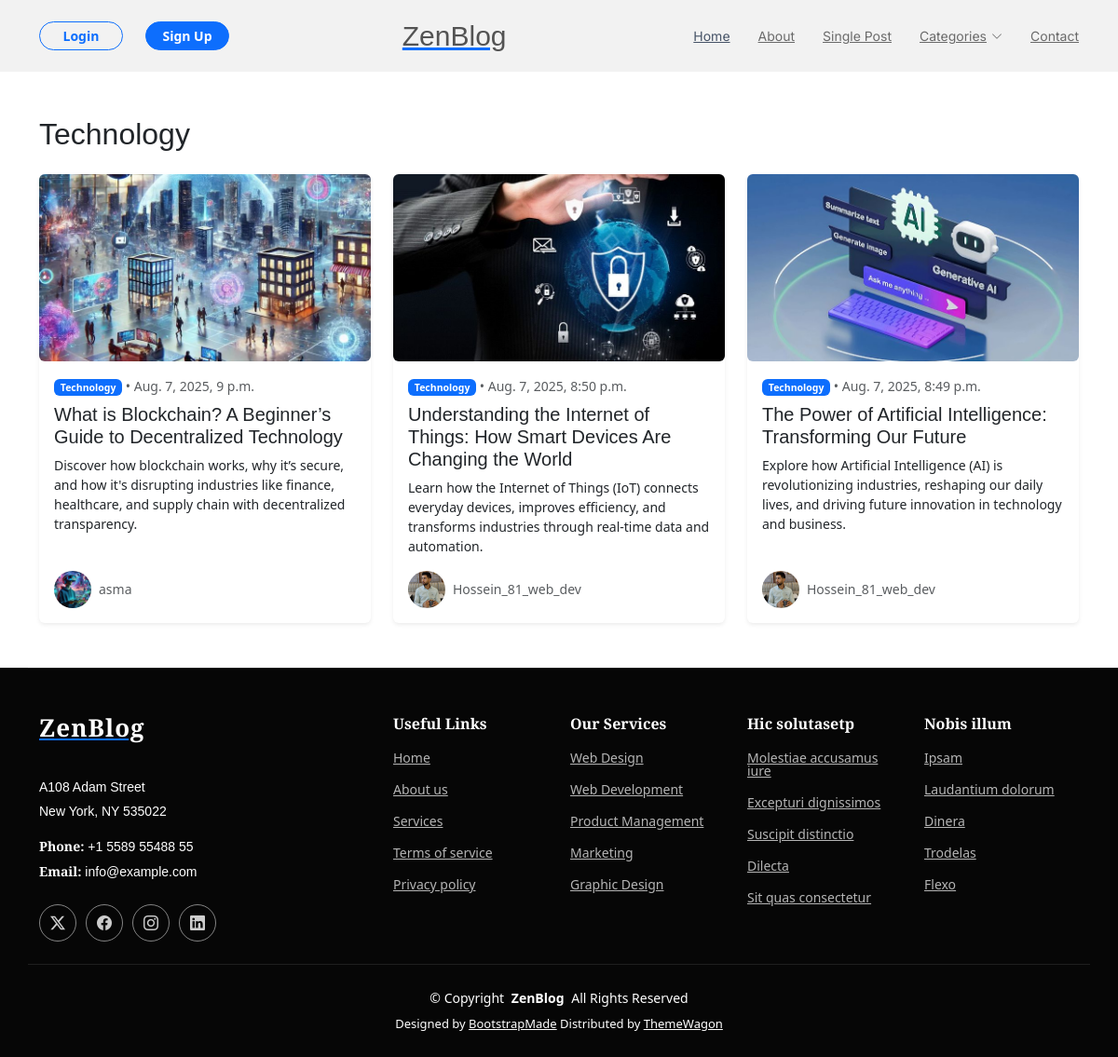
Page /blog/posts-list/category/Technology on the committed database.
### blog/models.py (models this page shows, shortened)
class Post(models.Model):
    CATEGORY_CHOICES = (
        ("Culture", "Culture"),
        ("Business", "Business"),
        ("Lifestyle", "Lifestyle"),
        ("Technology", "Technology"),
    )
    class Status(models.TextChoices):
        DRAFT = "DF", "Draft"
        PUBLISHED = "PB", "Published"
        REJECTED = "RJ", "Rejected"
    title=models.CharField(max_length=250)
    meta_description=models.TextField()
    content = models.TextField(default="no description")
    slug=models.CharField(max_length=250)
    id=models.AutoField(primary_key=True)
    category=models.CharField(choices= CATEGORY_CHOICES,default="cul")
    status=models.CharField(choices=Status,default="DF",max_length=2)
    author=models.ForeignKey( settings.AUTH_USER_MODEL,on_delete=models.CASCADE,related_name="posts")
    publish = models.DateTimeField(default=timezone.now)
    create = models.DateTimeField(auto_now_add=True)
    update = models.DateTimeField(auto_now=True)
    tags = TaggableManager()
    objects = models.Manager()
    published = PublishedManager()
    def get_absolute_url(self):
        return reverse("blog:post_details",args=[self.id])
    class Meta:
        ordering = ["-publish"]
        indexes = [
            models.Index(fields=["-publish"])
        ]

class PostImage(models.Model):
    post=models.ForeignKey(Post,on_delete=models.CASCADE,related_name="images")
    image_field=models.ImageField(upload_to="post_image")
    title = models.CharField(max_length=250,default="image")
    objects = models.Manager()

class User(AbstractUser):
    date_of_birth = models.DateField(verbose_name="birth_day", blank=True, null=True)
    bio = models.TextField(verbose_name="bio", null=True, blank=True)
    photo = models.ImageField(verbose_name="image", upload_to="account_images/", blank=True, null=True)
    job = models.CharField(max_length=250, verbose_name="job", null=True, blank=True)
    phone = models.CharField(max_length=11, null=True, blank=True)

class UserImage(models.Model):
   user = models.ForeignKey(User, on_delete=models.CASCADE, related_name="image")
   image_field = models.ImageField(upload_to="user_image")
   objects = models.Manager()

### blog/views.py (the view)
# urls.py: path("posts-list/category/<str:category_slug>",views.post_list,name="post_list"),
def post_list(request,category_slug=None,tag_slug=None):
    user=request.user
    posts=Post.published.all()
    category=None
    tag=None
    if category_slug:
        category=category_slug
        posts=Post.published.filter(category=category_slug)
    elif tag_slug:
        tag=get_object_or_404(Tag,slug=tag_slug)
        posts=Post.published.filter(tags__in=[tag])
    context = {
        "posts": posts,
        "tag":tag,
        "category":category,
        "user":user
        }
    return render(request, "blog/post_list.html", context)

### blog/models.py (called while the page is built)
    def get_queryset(self):
        return super().get_queryset().filter(status=Post.Status.PUBLISHED)

### blog/templates/blog/post_list.html (shortened to what this page needs)
{% extends 'parent/base.html' %}
{% block content %}
<section  class="post-category section py-5">
  <div class="container" data-aos="fade-up">
    <div class="d-flex justify-content-between align-items-center mb-4">
      {% if category %}
          <h2 class="mb-0">{{category}}</h2>
      {% else %}
        <h2 class="mb-0">{{tag}}</h2>
      {% endif %}
    </div>
    <div class="row g-4" data-aos="fade-up" data-aos-delay="100">
      {% for post in posts %}
        <div class="col-lg-4 col-md-6">
        <div class="card h-100 shadow-sm border-0">
          <div class="ratio ratio-16x9 rounded overflow-hidden">
              <img src="{{ post.images.first.image_field.url }}" class="w-100 h-100 object-fit-cover" alt="Business Post">
          </div>
          <div class="card-body d-flex flex-column justify-content-between">
            <div>
              <div class="text-muted small mb-2">
                <span class="badge bg-primary">{{post.category}}</span> • {{post.create}}
              </div>
              <h5 class="card-title">
                <a href="{{ post.get_absolute_url }}" class="text-dark text-decoration-none">
                  {{post.title}}
                </a>
              </h5>
              <p class="card-text small">
                {{post.meta_description}}
              </p>
            </div>
            <div class="d-flex align-items-center mt-3">
              <img src="{{ post.author.image.first.image_field.url }}" alt="Author" class="rounded-circle me-2" width="40" height="40">
              <small class="text-muted">{{post.author}}</small>
            </div>
          </div>
        </div>
      </div>
      {% empty %}
        <p>category is null</p>
      {% endfor %}
    </div>
  </div>
</section>
{% endblock %}

### blog/static/css/base.css (style rules this page uses)
:root { --default-font: "EB Garamond", system-ui, -apple-system, "Segoe UI", Roboto, "Helvetica Neue", Arial, "Noto Sans", "Liberation Sans", sans-serif, "Apple Color Emoji", "Segoe UI Emoji", "Segoe UI Symbol", "Noto Color Emoji"; --heading-font: "EB Garamond", sans-serif; --nav-font: "Inter", sans-serif; }
:root { --background-color: #ffffff; --default-color: #212529; --heading-color: #535353; --accent-color: #465367; --surface-color: #ffffff; --contrast-color: #ffffff; }
:root { --nav-color: #6a6a6a; --nav-hover-color: #465367; --nav-mobile-background-color: #ffffff; --nav-dropdown-background-color: #ffffff; --nav-dropdown-color: #6a6a6a; --nav-dropdown-hover-color: #465367; }
:root { scroll-behavior: smooth; }
body { color: var(--default-color); background-color: var(--background-color); font-family: var(--default-font); }
a { color: var(--accent-color); text-decoration: none; transition: 0.3s; }
h1, h2, h3, h4, h5, h6 { color: var(--heading-color); font-family: var(--heading-font); }
section, .section { color: var(--default-color); background-color: var(--background-color); padding: 40px 0; scroll-margin-top: 90px; overflow: clip; }

### rows in the picture
Post: images.first.image_field (picture), category "Technology", create "Aug. 7, 2025, 9 p.m.", title "What is Blockchain? A Beginner’s Guide to Decentralized Technology", meta_description "Discover how blockchain works, why it’s secure, and how it's disrupting industries like finance, healthcare, and supply chain with decentralized transparency.", author.image.first.image_field (picture), author "asma"
Post: images.first.image_field (picture), category "Technology", create "Aug. 7, 2025, 8:50 p.m.", title "Understanding the Internet of Things: How Smart Devices Are Changing the World", meta_description "Learn how the Internet of Things (IoT) connects everyday devices, improves efficiency, and transforms industries through real-time data and automation.", author.image.first.image_field (picture), author "Hossein_81_web_dev"
Post: images.first.image_field (picture), category "Technology", create "Aug. 7, 2025, 8:49 p.m.", title "The Power of Artificial Intelligence: Transforming Our Future", meta_description "Explore how Artificial Intelligence (AI) is revolutionizing industries, reshaping our daily lives, and driving future innovation in technology and business.", author.image.first.image_field (picture), author "Hossein_81_web_dev"

### other values in the picture
{{ category }} "Technology"
